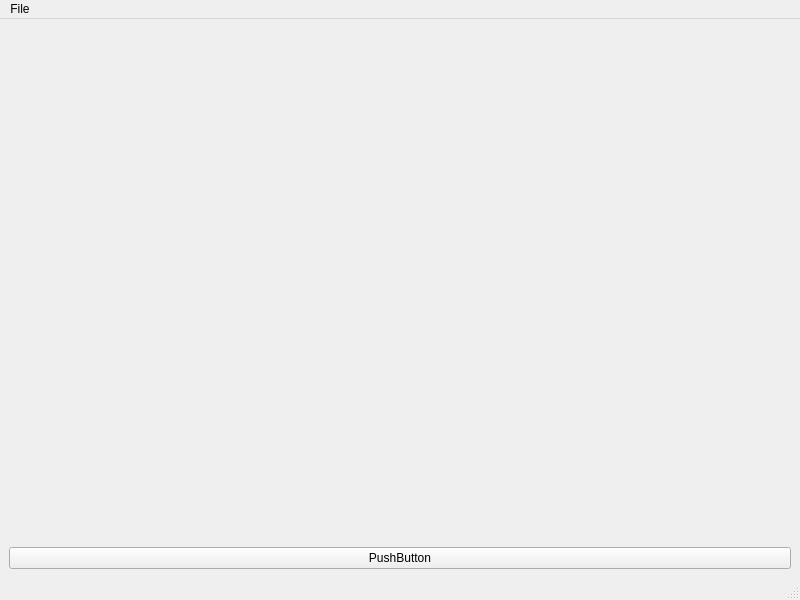
<?xml version="1.0" encoding="UTF-8"?>
<ui version="4.0">
 <class>MainWindow</class>
 <widget class="QMainWindow" name="MainWindow">
  <property name="geometry">
   <rect>
    <x>0</x>
    <y>0</y>
    <width>800</width>
    <height>600</height>
   </rect>
  </property>
  <property name="windowTitle">
   <string>MainWindow</string>
  </property>
  <widget class="QWidget" name="centralwidget">
   <layout class="QVBoxLayout" name="verticalLayout">
    <item>
     <widget class="MplWidget" name="MplWidget" native="true">
      <layout class="QHBoxLayout" name="horizontalLayout"/>
     </widget>
    </item>
    <item>
     <widget class="QPushButton" name="pushButton">
      <property name="text">
       <string>PushButton</string>
      </property>
     </widget>
    </item>
   </layout>
  </widget>
  <widget class="QMenuBar" name="menubar">
   <property name="geometry">
    <rect>
     <x>0</x>
     <y>0</y>
     <width>800</width>
     <height>22</height>
    </rect>
   </property>
   <property name="nativeMenuBar">
    <bool>false</bool>
   </property>
   <widget class="QMenu" name="menuFile">
    <property name="title">
     <string>File</string>
    </property>
    <addaction name="actionLoad_Grid"/>
   </widget>
   <addaction name="menuFile"/>
  </widget>
  <widget class="QStatusBar" name="statusbar"/>
  <action name="actionLoad_Grid">
   <property name="text">
    <string>Load Grid</string>
   </property>
  </action>
 </widget>
 <customwidgets>
  <customwidget>
   <class>MplWidget</class>
   <extends>QWidget</extends>
   <header>mplwidget</header>
   <container>1</container>
  </customwidget>
 </customwidgets>
 <resources/>
 <connections/>
</ui>
